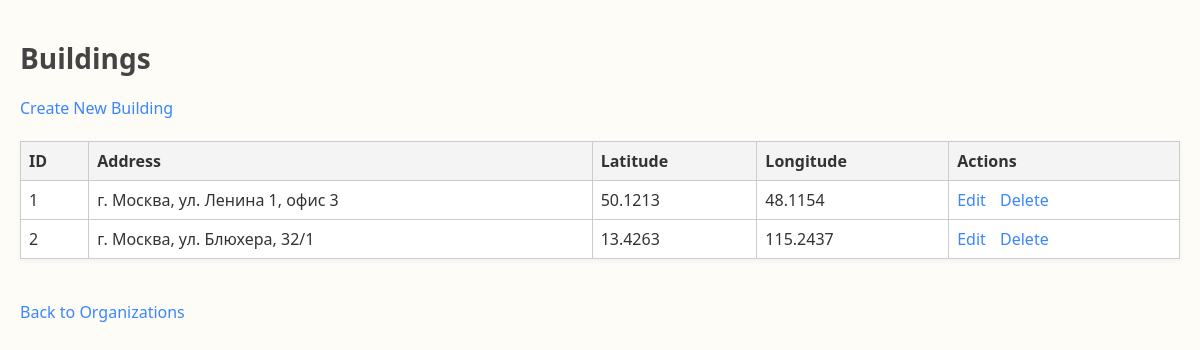
Screenshot of /buildings/ with the database file from the repository.
### app/models.py (models this page shows)
class Building(Base):
    __tablename__ = "buildings"
    id = Column(Integer, primary_key=True, index=True)
    address = Column(String, unique=True, nullable=False)
    latitude = Column(Float, nullable=False)
    longitude = Column(Float, nullable=False)
    organizations = relationship("Organization", back_populates="building")

### app/routers/buildings.py (the view)
@router.get("/")
def list_buildings(request: Request, db: Session = Depends(deps.get_db)):
    buildings = db.query(models.Building).all()
    return templates.TemplateResponse("building_list.html", {"request": request, "buildings": buildings})

### app/templates/building_list.html (shortened to what this page needs)
<!DOCTYPE html>
<html>
<head>
    <link rel="stylesheet" href="/static/css/style.css">
</head>
<body>
    <h1>Buildings</h1>
    <a href="/buildings/new">Create New Building</a><br><br>
    <table border="1" cellpadding="5">
        <tr>
            <th>ID</th>
            <th>Address</th>
            <th>Latitude</th>
            <th>Longitude</th>
            <th>Actions</th>
        </tr>
        {% for b in buildings %}
        <tr>
            <td>{{ b.id }}</td>
            <td>{{ b.address }}</td>
            <td>{{ b.latitude }}</td>
            <td>{{ b.longitude }}</td>
            <td>
                <a href="/buildings/edit/{{ b.id }}">Edit</a>
                <a href="/buildings/delete/{{ b.id }}">Delete</a>
            </td>
        </tr>
        {% endfor %}
    </table>
    <br><a href="/organizations">Back to Organizations</a>
</body>
</html>

### static/css/style.css (style rules this page uses)
body { font-family: "Segoe UI", Tahoma, Geneva, Verdana, sans-serif; background-color: #fdfcf7; color: #333; margin: 0; padding: 20px; }
h1 { font-size: 28px; margin-bottom: 20px; color: #444; }
a { text-decoration: none; color: #3a86ff; margin-right: 10px; transition: color 0.2s; }
table { border-collapse: collapse; width: 100%; margin-bottom: 20px; background-color: #fff; overflow: hidden; box-shadow: 0 2px 6px rgba(0,0,0,0.05); }
th, td { padding: 8px; text-align: left; border: 1px solid #ccc; }
th { background-color: #f4f4f4; font-weight: 600; }

### rows the page displays
Building: id "1", address "г. Москва, ул. Ленина 1, офис 3", latitude "50.1213", longitude "48.1154"
Building: id "2", address "г. Москва, ул. Блюхера, 32/1", latitude "13.4263", longitude "115.2437"
